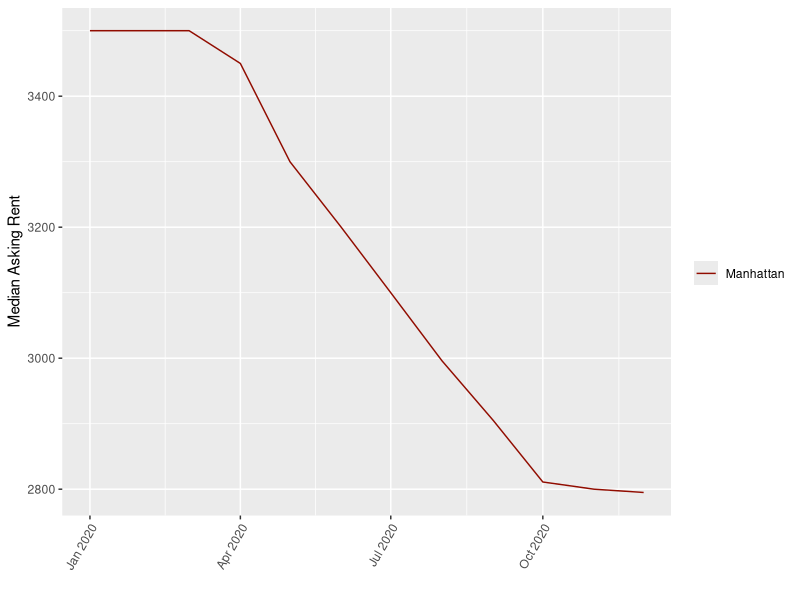
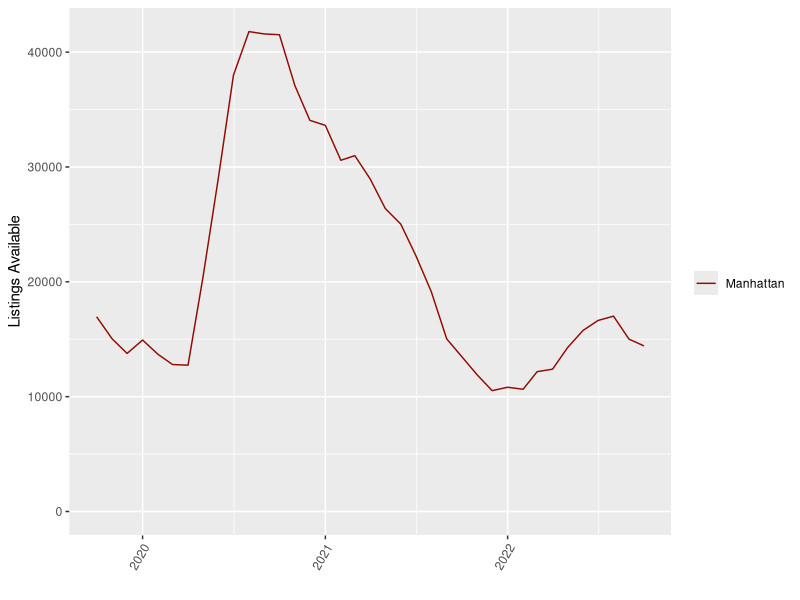
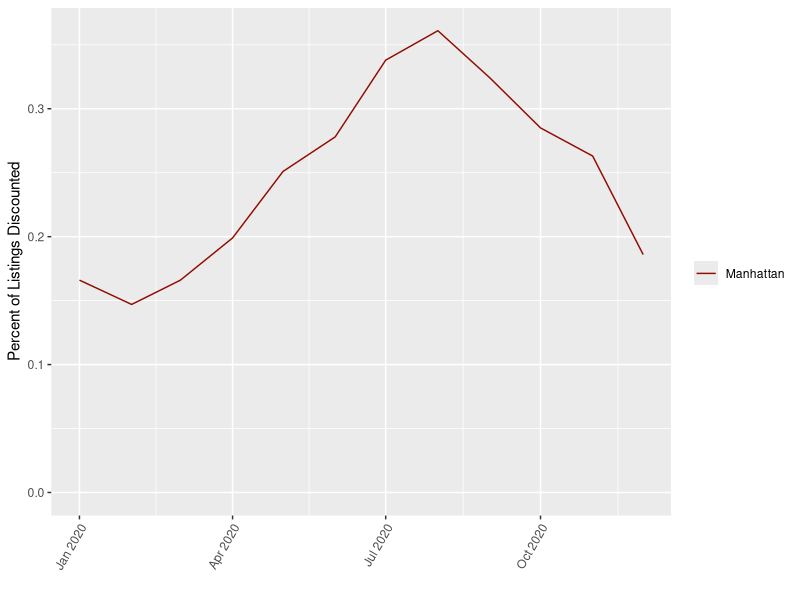

Reproduce these figures in R, in order.




# The below is used to import manipulate the data.  The dataframe is then stored 
#  as an R dataframe so their is less processing for the shiny app



# load libraries ####
library(ggplot2)
library(dplyr)
library(tibble)
library(stringr)
library(tidyverse)






# Set working directory  ####


setwd("~/Desktop/NYCDS_Bootcamp/ShinyNYCRentals")


# read files ####
median_rent_all <- read.csv('./Data/AllSizes/medianAskingRent_All.csv', header = TRUE)

inventory_all <- read.csv('./Data/AllSizes/rentalInventory_All.csv', header = TRUE)

discount_all <- read.csv('./Data/AllSizes/discountShare_All.csv', header = TRUE)

median_rent_studio <- read.csv('./Data/Studio/medianAskingRent_Studio.csv', header = TRUE)

inventory_studio <- read.csv('./Data/Studio/rentalInventory_Studio.csv', header = TRUE)

discount_studio <- read.csv('./Data/Studio/discountShare_Studio.csv', header = TRUE)

median_rent_one <- read.csv('./Data/OneBd/medianAskingRent_OneBd.csv', header = TRUE)

inventory_one <- read.csv('./Data/OneBd/rentalInventory_OneBd.csv', header = TRUE)

discount_one <- read.csv('./Data/OneBd/discountShare_OneBd.csv', header = TRUE)

median_rent_two <- read.csv('./Data/TwoBd/medianAskingRent_TwoBd.csv', header = TRUE)

inventory_two <- read.csv('./Data/TwoBd/rentalInventory_TwoBd.csv', header = TRUE)

discount_two <- read.csv('./Data/TwoBd/discountShare_TwoBd.csv', header = TRUE)

median_rent_three <- read.csv('./Data/ThreePlusBd/medianAskingRent_ThreePlusBd.csv', header = TRUE)

inventory_three <- read.csv('./Data/ThreePlusBd/rentalInventory_ThreePlusBd.csv', header = TRUE)

discount_three <- read.csv('./Data/ThreePlusBd/discountShare_ThreePlusBd.csv', header = TRUE) 


# filter files by removing neighborhood names no longer used and narrow down the date ####
median_rent_all_manhattan<- median_rent_all %>%
  filter(Borough == 'Manhattan'  & areaName != 'Civic Center' & areaName != 'Marble Hill') %>%
  select(areaName, X2014.01:X2022.10)     

inventory_all_manhattan<- inventory_all %>%
  filter(Borough == 'Manhattan' & areaName != 'Civic Center' & areaName != 'Marble Hill') %>%
  select(areaName, X2014.01:X2022.10)     

discount_all_manhattan<- discount_all %>%
  filter(Borough == 'Manhattan' & areaName != 'Civic Center' & areaName != 'Marble Hill') %>%
  select(areaName, X2014.01:X2022.10)    

median_rent_studio<- median_rent_studio %>%
  filter(Borough == 'Manhattan'  & areaName != 'Civic Center' & areaName != 'Marble Hill') %>%
  select(areaName, X2014.01:X2022.10)     

inventory_studio<- inventory_studio %>%
  filter(Borough == 'Manhattan' & areaName != 'Civic Center' & areaName != 'Marble Hill') %>%
  select(areaName, X2014.01:X2022.10)     


discount_studio<- discount_studio %>%
  filter(Borough == 'Manhattan' & areaName != 'Civic Center' & areaName != 'Marble Hill') %>%
  select(areaName, X2014.01:X2022.10)     

median_rent_one<- median_rent_one %>%
  filter(Borough == 'Manhattan'  & areaName != 'Civic Center' & areaName != 'Marble Hill') %>%
  select(areaName, X2014.01:X2022.10)     

inventory_one<- inventory_one %>%
  filter(Borough == 'Manhattan' & areaName != 'Civic Center' & areaName != 'Marble Hill') %>%
  select(areaName, X2014.01:X2022.10)     

discount_one<- discount_one %>%
  filter(Borough == 'Manhattan' & areaName != 'Civic Center' & areaName != 'Marble Hill') %>%
  select(areaName, X2014.01:X2022.10)    

median_rent_two<- median_rent_two %>%
  filter(Borough == 'Manhattan'  & areaName != 'Civic Center' & areaName != 'Marble Hill') %>%
  select(areaName, X2014.01:X2022.10)     

inventory_two<- inventory_two %>%
  filter(Borough == 'Manhattan' & areaName != 'Civic Center' & areaName != 'Marble Hill') %>%
  select(areaName, X2014.01:X2022.10)     


discount_two<- discount_two %>%
  filter(Borough == 'Manhattan' & areaName != 'Civic Center' & areaName != 'Marble Hill') %>%
  select(areaName, X2014.01:X2022.10) 

median_rent_three<- median_rent_three %>%
  filter(Borough == 'Manhattan'  & areaName != 'Civic Center' & areaName != 'Marble Hill') %>%
  select(areaName, X2014.01:X2022.10)     

inventory_three<- inventory_three %>%
  filter(Borough == 'Manhattan' & areaName != 'Civic Center' & areaName != 'Marble Hill') %>%
  select(areaName, X2014.01:X2022.10)     

discount_three<- discount_three %>%
  filter(Borough == 'Manhattan' & areaName != 'Civic Center' & areaName != 'Marble Hill') %>%
  select(areaName, X2014.01:X2022.10)    


# How to switch (transpose) columns and rows and make the dates as observations instead of variables ####
median_rent_all_manhattant <- data.frame(t(median_rent_all_manhattan[-1]))
colnames(median_rent_all_manhattant) <- median_rent_all_manhattan[, 1]

inventory_all_manhattant <- data.frame(t(inventory_all_manhattan[-1]))
colnames(inventory_all_manhattant) <- inventory_all_manhattan[, 1]

discount_all_manhattant <- data.frame(t(discount_all_manhattan[-1]))
colnames(discount_all_manhattant) <- discount_all_manhattan[, 1]

median_rent_studiot <- data.frame(t(median_rent_studio[-1]))
colnames(median_rent_studiot) <- median_rent_studio[, 1]

inventory_studiot <- data.frame(t(inventory_studio[-1]))
colnames(inventory_studiot) <- inventory_studio[, 1]

discount_studiot <- data.frame(t(discount_studio[-1]))
colnames(discount_studiot) <- discount_studio[, 1]

median_rent_onet <- data.frame(t(median_rent_one[-1]))
colnames(median_rent_onet) <- median_rent_one[, 1]

inventory_onet <- data.frame(t(inventory_one[-1]))
colnames(inventory_onet) <- inventory_one[, 1]

discount_onet <- data.frame(t(discount_one[-1]))
colnames(discount_onet) <- discount_one[, 1]

median_rent_twot <- data.frame(t(median_rent_two[-1]))
colnames(median_rent_twot) <- median_rent_two[, 1]

inventory_twot <- data.frame(t(inventory_two[-1]))
colnames(inventory_twot) <- inventory_two[, 1]

discount_twot <- data.frame(t(discount_two[-1]))
colnames(discount_twot) <- discount_two[, 1]


median_rent_threet <- data.frame(t(median_rent_three[-1]))
colnames(median_rent_threet) <- median_rent_three[, 1]

inventory_threet <- data.frame(t(inventory_three[-1]))
colnames(inventory_threet) <- inventory_three[, 1]

discount_threet <- data.frame(t(discount_three[-1]))
colnames(discount_threet) <- discount_three[, 1]



# give a name to the first column ####

median_rent_all_manhattant <- tibble::rownames_to_column(median_rent_all_manhattant, "Date")

inventory_all_manhattant <- tibble::rownames_to_column(inventory_all_manhattant, "Date")

discount_all_manhattant <- tibble::rownames_to_column(discount_all_manhattant, "Date")

median_rent_studiot <- tibble::rownames_to_column(median_rent_studiot, "Date")

inventory_studiot <- tibble::rownames_to_column(inventory_studiot, "Date")

discount_studiot <- tibble::rownames_to_column(discount_studiot, "Date")

median_rent_onet <- tibble::rownames_to_column(median_rent_onet, "Date")

inventory_onet <- tibble::rownames_to_column(inventory_onet, "Date")

discount_onet <- tibble::rownames_to_column(discount_onet, "Date")

median_rent_twot <- tibble::rownames_to_column(median_rent_twot, "Date")

inventory_twot <- tibble::rownames_to_column(inventory_twot, "Date")

discount_twot <- tibble::rownames_to_column(discount_twot, "Date")

median_rent_threet <- tibble::rownames_to_column(median_rent_threet, "Date")

inventory_threet <- tibble::rownames_to_column(inventory_threet, "Date")

discount_threet <- tibble::rownames_to_column(discount_threet, "Date")


# Remove all the spaces in neighborhood names and replace with a dot(.) ####
median_rent_all_manhattant <- median_rent_all_manhattant %>% rename_with(make.names)

inventory_all_manhattant <- inventory_all_manhattant %>% rename_with(make.names)

discount_all_manhattant <- discount_all_manhattant %>% rename_with(make.names)

median_rent_studiot <- median_rent_studiot %>% rename_with(make.names)

inventory_studiot <- inventory_studiot %>% rename_with(make.names)

discount_studiot <- discount_studiot %>% rename_with(make.names)

median_rent_onet <- median_rent_onet %>% rename_with(make.names)

inventory_onet <- inventory_onet %>% rename_with(make.names)

discount_onet <- discount_onet %>% rename_with(make.names)

median_rent_twot <- median_rent_twot %>% rename_with(make.names)

inventory_twot <- inventory_twot %>% rename_with(make.names)

discount_twot <- discount_twot %>% rename_with(make.names)

median_rent_threet <- median_rent_threet %>% rename_with(make.names)

inventory_threet <- inventory_threet %>% rename_with(make.names)

discount_threet <- discount_threet %>% rename_with(make.names)


# change date from X2017.01 to 01.2017.01 to allow date format(day.year.month) ####

median_rent_all_manhattant <- median_rent_all_manhattant %>% mutate(across('Date', str_replace, 'X', '01.' ))

inventory_all_manhattant <- inventory_all_manhattant %>% mutate(across('Date', str_replace, 'X', '01.' ))

discount_all_manhattant <- discount_all_manhattant %>% mutate(across('Date', str_replace, 'X', '01.' ))

median_rent_studiot <- median_rent_studiot %>% mutate(across('Date', str_replace, 'X', '01.' ))

inventory_studiot <- inventory_studiot %>% mutate(across('Date', str_replace, 'X', '01.' ))

discount_studiot <- discount_studiot %>% mutate(across('Date', str_replace, 'X', '01.' ))


median_rent_onet <- median_rent_onet %>% mutate(across('Date', str_replace, 'X', '01.' ))

inventory_onet <- inventory_onet %>% mutate(across('Date', str_replace, 'X', '01.' ))

discount_onet <- discount_onet %>% mutate(across('Date', str_replace, 'X', '01.' ))

median_rent_twot <- median_rent_twot %>% mutate(across('Date', str_replace, 'X', '01.' ))

inventory_twot <- inventory_twot %>% mutate(across('Date', str_replace, 'X', '01.' ))

discount_twot <- discount_twot %>% mutate(across('Date', str_replace, 'X', '01.' ))

median_rent_threet <- median_rent_threet %>% mutate(across('Date', str_replace, 'X', '01.' ))

inventory_threet <- inventory_threet %>% mutate(across('Date', str_replace, 'X', '01.' ))

discount_threet <- discount_threet %>% mutate(across('Date', str_replace, 'X', '01.' ))

# change Date column to date format ####

median_rent_all_manhattant$Date <- as.Date(median_rent_all_manhattant$Date, "%d.%Y.%m")

inventory_all_manhattant$Date <- as.Date(inventory_all_manhattant$Date, "%d.%Y.%m")

discount_all_manhattant$Date <- as.Date(discount_all_manhattant$Date, "%d.%Y.%m")

median_rent_studiot$Date <- as.Date(median_rent_studiot$Date, "%d.%Y.%m")

inventory_studiot$Date <- as.Date(inventory_studiot$Date, "%d.%Y.%m")

discount_studiot$Date <- as.Date(discount_studiot$Date, "%d.%Y.%m")

median_rent_onet$Date <- as.Date(median_rent_onet$Date, "%d.%Y.%m")

inventory_onet$Date <- as.Date(inventory_onet$Date, "%d.%Y.%m")

discount_onet$Date <- as.Date(discount_onet$Date, "%d.%Y.%m")

median_rent_twot$Date <- as.Date(median_rent_twot$Date, "%d.%Y.%m")

inventory_twot$Date <- as.Date(inventory_twot$Date, "%d.%Y.%m")

discount_twot$Date <- as.Date(discount_twot$Date, "%d.%Y.%m")

median_rent_threet$Date <- as.Date(median_rent_threet$Date, "%d.%Y.%m")

inventory_threet$Date <- as.Date(inventory_threet$Date, "%d.%Y.%m")

discount_threet$Date <- as.Date(discount_threet$Date, "%d.%Y.%m")



# check for missing data ####
which(is.na(median_rent_all_manhattant))

which(is.na(inventory_all_manhattant))

which(is.na(discount_all_manhattant))


which(is.na(median_rent_studiot))

which(is.na(inventory_studiot))

which(is.na(discount_studiot))


which(is.na(median_rent_onet))

which(is.na(inventory_onet))

which(is.na(discount_onet))


which(is.na(median_rent_twot))

which(is.na(inventory_twot))

which(is.na(discount_twot))


which(is.na(median_rent_threet))

which(is.na(inventory_threet))

which(is.na(discount_threet))




#filling NA's and removing columns with no data ####

median_rent_studiot <- 
  median_rent_studiot %>%
  fill(All.Downtown:West.Village, .direction = 'up') %>% 
  fill(All.Downtown:West.Village, .direction = 'down') %>% 
  select( -Stuyvesant.Town.PCV)



inventory_studiot <- 
  inventory_studiot %>%
  fill(All.Downtown:West.Village, .direction = 'up') %>% 
  fill(All.Downtown:West.Village, .direction = 'down') %>% 
  select( -Stuyvesant.Town.PCV)



discount_studiot <- 
  discount_studiot %>%
  fill(All.Downtown:West.Village, .direction = 'up') %>% 
  fill(All.Downtown:West.Village, .direction = 'down') %>% 
  select( -Stuyvesant.Town.PCV)





median_rent_onet <- 
  median_rent_onet %>%
  fill(All.Downtown:West.Village, .direction = 'up') %>% 
  fill(All.Downtown:West.Village, .direction = 'down') %>% 
  select( -Stuyvesant.Town.PCV)



inventory_onet <- 
  inventory_onet %>%
  fill(All.Downtown:West.Village, .direction = 'up') %>% 
  fill(All.Downtown:West.Village, .direction = 'down') %>% 
  select( -Stuyvesant.Town.PCV)



discount_onet <- 
  discount_onet %>%
  fill(All.Downtown:West.Village, .direction = 'up') %>% 
  fill(All.Downtown:West.Village, .direction = 'down') %>% 
  select( -Stuyvesant.Town.PCV)






median_rent_twot <- 
  median_rent_twot %>%
  fill(All.Downtown:West.Village, .direction = 'up') %>% 
  fill(All.Downtown:West.Village, .direction = 'down') %>% 
  select( -Stuyvesant.Town.PCV)



inventory_twot <- 
  inventory_twot %>%
  fill(All.Downtown:West.Village, .direction = 'up') %>% 
  fill(All.Downtown:West.Village, .direction = 'down') %>% 
  select( -Stuyvesant.Town.PCV)



discount_twot <- 
  discount_twot %>%
  fill(All.Downtown:West.Village, .direction = 'up') %>% 
  fill(All.Downtown:West.Village, .direction = 'down') %>% 
  select( -Stuyvesant.Town.PCV)






median_rent_threet <- 
  median_rent_threet %>%
  fill(All.Downtown:West.Village, .direction = 'up') %>% 
  fill(All.Downtown:West.Village, .direction = 'down') %>% 
  select( -Stuyvesant.Town.PCV)



inventory_threet <- 
  inventory_threet %>%
  fill(All.Downtown:West.Village, .direction = 'up') %>% 
  fill(All.Downtown:West.Village, .direction = 'down') %>% 
  select( -Stuyvesant.Town.PCV)



discount_threet <- 
  discount_threet %>%
  fill(All.Downtown:West.Village, .direction = 'up') %>% 
  fill(All.Downtown:West.Village, .direction = 'down') %>% 
  select( -Stuyvesant.Town.PCV)



# converted to long dataset which works better for ggplot with multiple lines ####
avg_rent_all_long <- 
  median_rent_all_manhattant %>% 
  pivot_longer(cols = -Date, names_to = "category", values_to = "value")

inventory_all_long <- 
  inventory_all_manhattant %>% 
  pivot_longer(cols = -Date, names_to = "category", values_to = "value")

discount_all_long <- 
  discount_all_manhattant %>% 
  pivot_longer(cols = -Date, names_to = "category", values_to = "value")

avg_rent_studio_long <- 
  median_rent_studiot %>% 
  pivot_longer(cols = -Date, names_to = "category", values_to = "value")

inventory_studio_long <- 
  inventory_studiot %>% 
  pivot_longer(cols = -Date, names_to = "category", values_to = "value")

discount_studio_long <- 
  discount_studiot %>% 
  pivot_longer(cols = -Date, names_to = "category", values_to = "value")

avg_rent_one_long <- 
  median_rent_onet %>% 
  pivot_longer(cols = -Date, names_to = "category", values_to = "value")

inventory_one_long <- 
  inventory_onet %>% 
  pivot_longer(cols = -Date, names_to = "category", values_to = "value")

discount_one_long <- 
  discount_onet %>% 
  pivot_longer(cols = -Date, names_to = "category", values_to = "value")

avg_rent_two_long <- 
  median_rent_twot %>% 
  pivot_longer(cols = -Date, names_to = "category", values_to = "value")

inventory_two_long <- 
  inventory_twot %>% 
  pivot_longer(cols = -Date, names_to = "category", values_to = "value")

discount_two_long <- 
  discount_twot %>% 
  pivot_longer(cols = -Date, names_to = "category", values_to = "value")

avg_rent_three_long <- 
  median_rent_threet %>% 
  pivot_longer(cols = -Date, names_to = "category", values_to = "value")

inventory_three_long <- 
  inventory_threet %>% 
  pivot_longer(cols = -Date, names_to = "category", values_to = "value")

discount_three_long <- 
  discount_threet %>% 
  pivot_longer(cols = -Date, names_to = "category", values_to = "value")



# Saving as an Rdataframe to be used in shiny app ####
save(avg_rent_all_long ,file="avg_rent_all_long.Rda")
save(inventory_all_long ,file="inventory_all_long.Rda")
save(discount_all_long ,file="discount_all_long.Rda")

save(avg_rent_studio_long ,file="avg_rent_studio_long.Rda")
save(inventory_studio_long ,file="inventory_studio_long.Rda")
save(discount_studio_long ,file="discount_studio_long.Rda")

save(avg_rent_one_long ,file="avg_rent_one_long.Rda")
save(inventory_one_long ,file="inventory_one_long.Rda")
save(discount_one_long ,file="discount_one_long.Rda")

save(avg_rent_two_long ,file="avg_rent_two_long.Rda")
save(inventory_two_long ,file="inventory_two_long.Rda")
save(discount_two_long ,file="discount_two_long.Rda")

save(avg_rent_three_long ,file="avg_rent_three_long.Rda")
save(inventory_three_long ,file="inventory_three_long.Rda")
save(discount_three_long ,file="discount_three_long.Rda")



avg_rent_all_long %>%  # creating plot after file is selected.
  filter(category == "Manhattan",
         Date >= "2020-01-01" &
           Date <= "2020-12-01") %>% 
  ggplot(aes(x = Date, y = value, colour = category)) +
  geom_line() +
  scale_colour_hue(name = "",    # Set legend title
                   l = 30) +
  # ylim(0,NA) +
  xlab("") +
  ylab("Median Asking Rent") +
  theme(axis.text.x = element_text(angle = 60, hjust = 1))

inventory_all_long %>%  # creating plot after file is selected.
  filter(category == "Manhattan",
         Date >= "2019-10-01" &
           Date <= "2022-10-01") %>% 
  ggplot(aes(x = Date, y = value, colour = category)) +
  geom_line() +
  scale_colour_hue(name = "",    # Set legend title
                   l = 30) +
 ylim(0,NA) +
  xlab("") +
  ylab("Listings Available") +
  theme(axis.text.x = element_text(angle = 60, hjust = 1))


discount_all_long  %>%  # creating plot after file is selected.
  filter(category == "Manhattan",
         Date >= "2020-01-01" &
           Date <= "2020-12-01") %>% 
  ggplot(aes(x = Date, y = value, colour = category)) +
  geom_line() +
  scale_colour_hue(name = "",    # Set legend title
                   l = 30) +
  scale_y_continuous(labels = scales::percent) +
  ylim(0,NA) +
  xlab("") +
  ylab("Percent of Listings Discounted") +
  theme(axis.text.x = element_text(angle = 60, hjust = 1))
